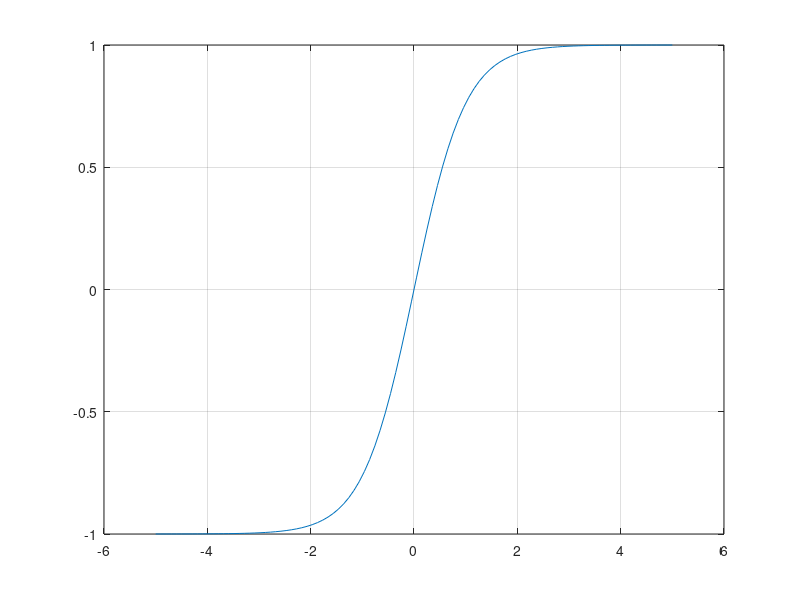

This figure's MATLAB source:
% Regression test function (black blox) for FreeMat v svn
% This function is autogenerated by helpgen.
function bbtest_success = bbtest_tanh
  bbtest_success = 1;
NumErrors = 0;
try
  x = linspace(-5,5);

catch
  NumErrors = NumErrors + 1;
end
try
  plot(x,tanh(x)); grid('on');

catch
  NumErrors = NumErrors + 1;
end
try
  mprint('tanhplot');

catch
  NumErrors = NumErrors + 1;
end
if (NumErrors ~= 0) bbtest_success = 0; return; end
